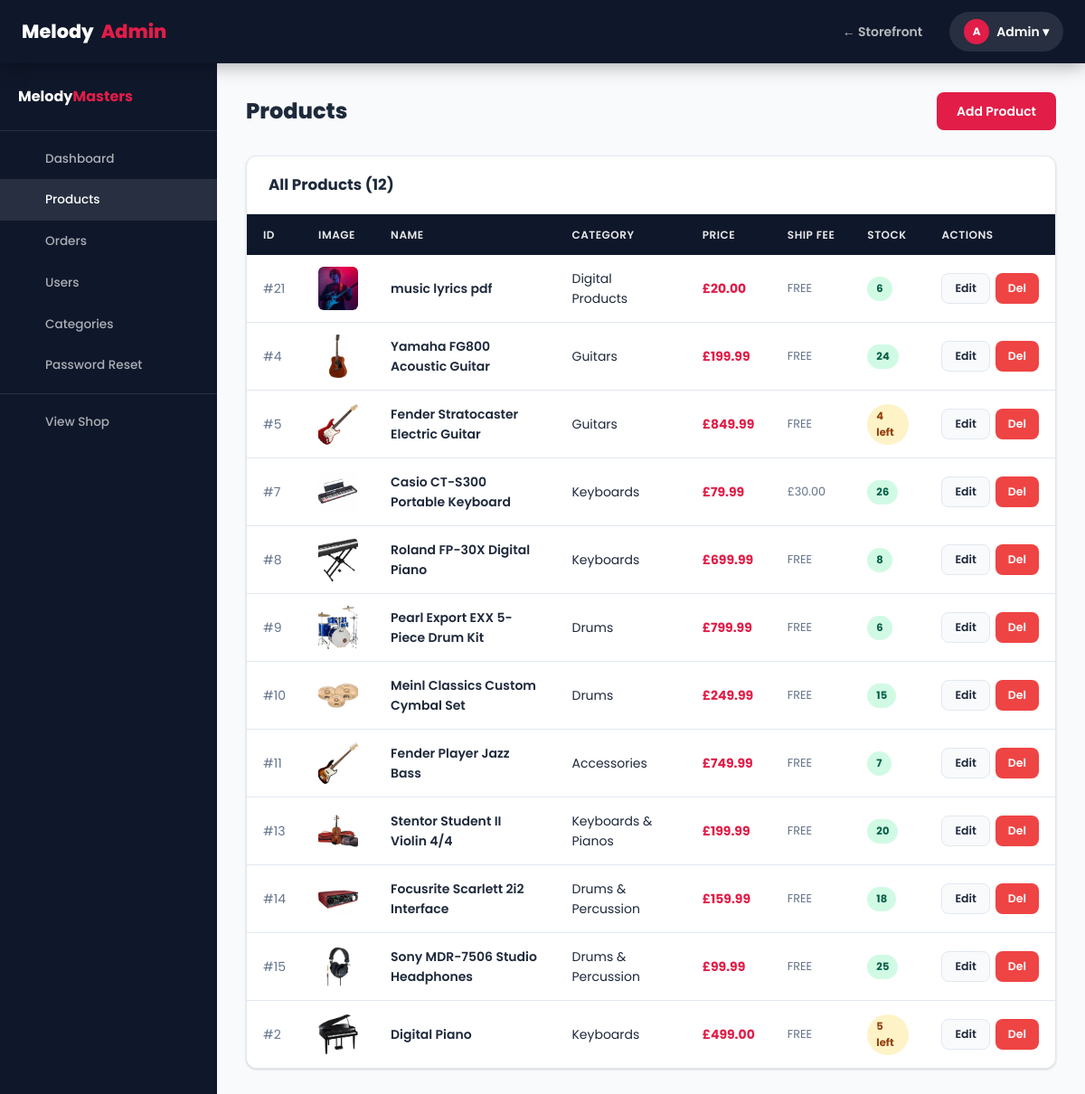
The page /admin/manage_products.php (signed in) on the database as committed earlier.
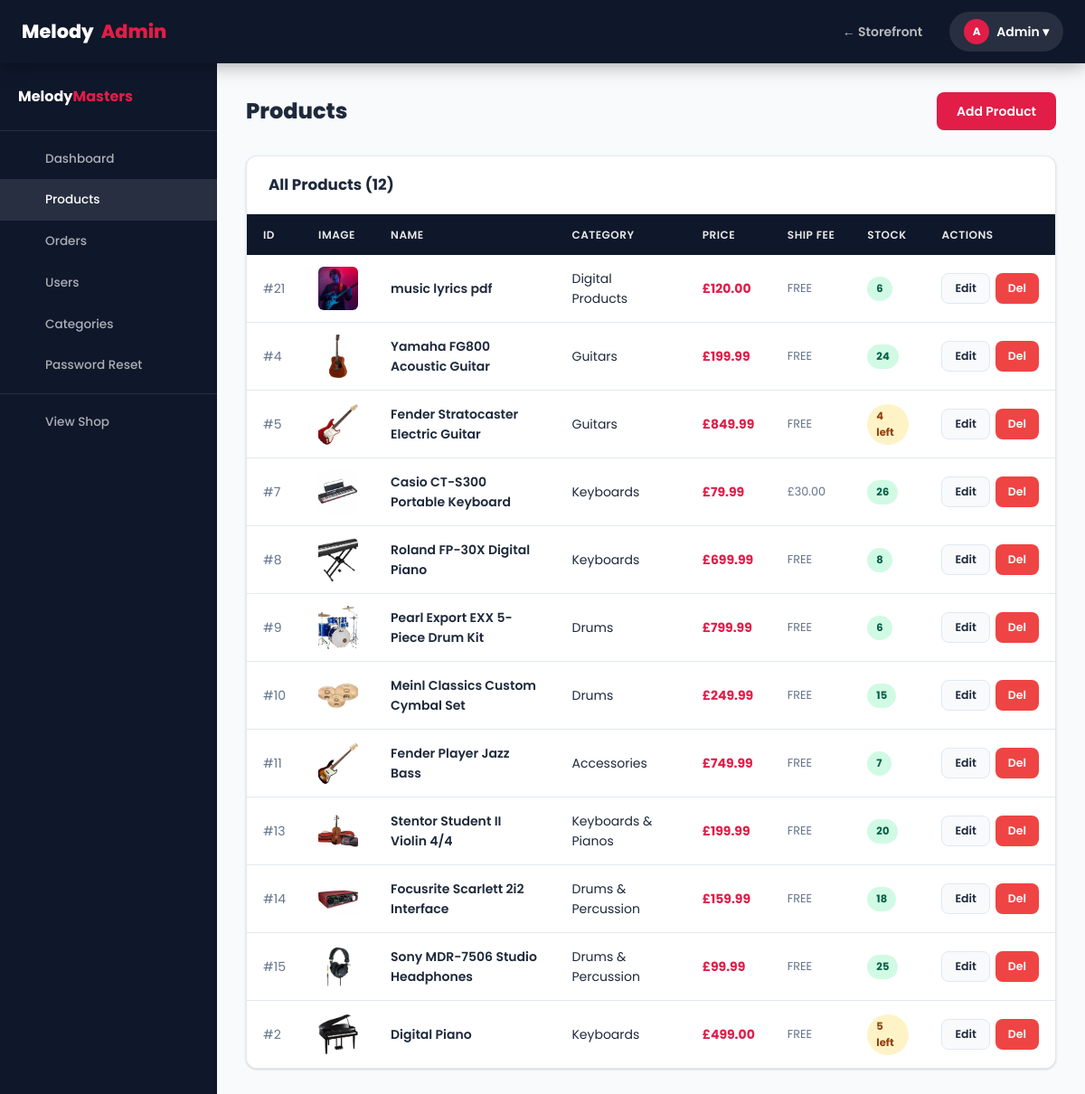
The same page on the database as committed later.
### tables this page shows
CREATE TABLE `products` (
  `id` int(11) NOT NULL,
  `category_id` int(11) DEFAULT NULL,
  `name` varchar(150) NOT NULL,
  `description` text DEFAULT NULL,
  `price` decimal(10,2) NOT NULL,
  `shipping_cost` decimal(10,2) DEFAULT 0.00,
  `stock` int(11) DEFAULT 0,
  `image` varchar(255) DEFAULT NULL,
  `created_at` timestamp NOT NULL DEFAULT current_timestamp(),
  `product_type` enum('physical','digital') NOT NULL DEFAULT 'physical',
  `digital_file` varchar(255) DEFAULT NULL
);

CREATE TABLE `categories` (
  `id` int(11) NOT NULL,
  `name` varchar(100) NOT NULL
);

### includes/functions.php (called while the page is built, shortened)
<?php
function sanitize(string $data): string {
    return htmlspecialchars(strip_tags(trim($data)), ENT_QUOTES, 'UTF-8');
}
function formatPrice(float $price): string {
    return '£' . number_format($price, 2);
}

### admin/manage_products.php (the view, shortened to what this page needs)
<?php
require_once '../includes/functions.php';
$products = $conn->query(
    "SELECT p.*, c.name AS cat_name FROM products p
     LEFT JOIN categories c ON c.id=p.category_id
     ORDER BY p.created_at DESC"
);
require_once 'includes/admin_header.php';
?>
<div class="admin-header-bar">
  <h1 class="admin-title"> Products</h1>
  <a href="<?php echo BASE_URL; ?>/admin/manage_products.php?action=add"
     class="btn btn-primary"> Add Product</a>
</div>
<div class="card">
  <div class="card-header">
    <span class="card-title">All Products (<?php echo $products->num_rows; ?>)</span>
  </div>
  <div class="table-wrap" style="box-shadow:none;border-radius:0;">
    <table>
      <thead>
        <tr>
          <th>ID</th><th>Image</th><th>Name</th><th>Category</th>
          <th>Price</th><th>Ship Fee</th><th>Stock</th><th>Actions</th>
        </tr>
      </thead>
      <tbody>
        <?php while ($p = $products->fetch_assoc()): ?>
          <tr>
            <td style="color:var(--muted);">#<?php echo $p['id']; ?></td>
            <td>
              <?php if ($p['image'] && file_exists(UPLOAD_DIR . $p['image'])): ?>
                <img src="<?php echo UPLOAD_URL . htmlspecialchars($p['image']); ?>"
                     style="width:48px;height:48px;object-fit:cover;border-radius:6px;">
              <?php else: ?>
                <span style="font-size:1.8rem;">🎵</span>
              <?php endif; ?>
            </td>
            <td>
              <a href="<?php echo BASE_URL; ?>/product.php?id=<?php echo $p['id']; ?>"
                 target="_blank" style="font-weight:600;"><?php echo sanitize($p['name']); ?></a>
            </td>
            <td><?php echo sanitize($p['cat_name'] ?? '—'); ?></td>
            <td style="font-weight:700;color:var(--accent);"><?php echo formatPrice($p['price']); ?></td>
            <td style="font-size:.8rem;color:var(--muted);"><?php echo $p['shipping_cost'] > 0 ? formatPrice($p['shipping_cost']) : 'FREE'; ?></td>
            <td>
              <?php if ($p['stock'] == 0): ?>
                <span class="badge badge-cancelled">Out of Stock</span>
              <?php elseif ($p['stock'] <= 5): ?>
                <span class="badge badge-pending"><?php echo $p['stock']; ?> left</span>
              <?php else: ?>
                <span class="badge badge-paid"><?php echo $p['stock']; ?></span>
              <?php endif; ?>
            </td>
            <td>
              <div style="display:flex;gap:6px;">
                <a href="?action=edit&id=<?php echo $p['id']; ?>" class="btn btn-ghost btn-sm"> Edit</a>
                <a href="?action=delete&id=<?php echo $p['id']; ?>"
                   class="btn btn-danger btn-sm"
                   onclick="return confirm('Delete this product? This cannot be undone.')"> Del</a>
              </div>
            </td>
          </tr>
        <?php endwhile; ?>
      </tbody>
    </table>
  </div>
</div>
<?php require_once 'includes/admin_footer.php'; ?>

Rows that differ between the two databases and show on the page:
changed products "music lyrics pdf": price "£20.00" → "£120.00"
